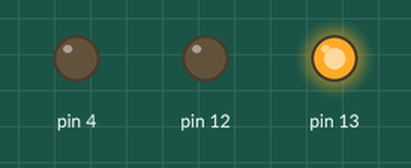
Simulated run of this sketch. Board: Arduino Uno, built with avr-gcc and run on an emulated ATmega328P. On the bench: output pins drawn as LEDs (lit = HIGH).

Above: at 0.5 s.
At 1.5 s:
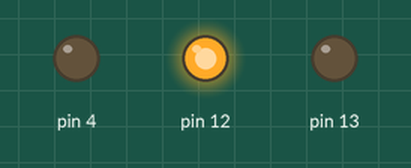
At 5.5 s:
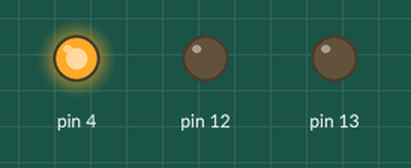
Timing chart, 0 to 6.9 s (numbered marks = the images above):
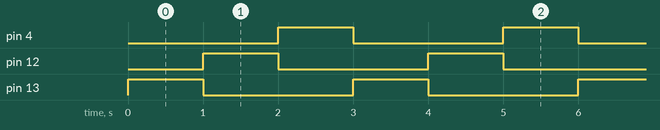

The sketch:

semafaros.ino
```cpp
void setup()
{
    pinMode(13, OUTPUT);
    pinMode(12, OUTPUT);
    pinMode(4, OUTPUT);
}

void loop()
{
    digitalWrite(13, HIGH);
    delay(1000);
    digitalWrite(13, LOW);

    digitalWrite(12, HIGH);
    delay(1000);
    digitalWrite(12, LOW);

    digitalWrite(4, HIGH);
    delay(1000);
    digitalWrite(4, LOW);
}
```

Measured:
- by itself, pin 4, pin 12, pin 13: alternates HIGH for 1.0 s and LOW for 2.0 s
- by itself, everything shown: repeats every 3.0 s, in 4 steps
